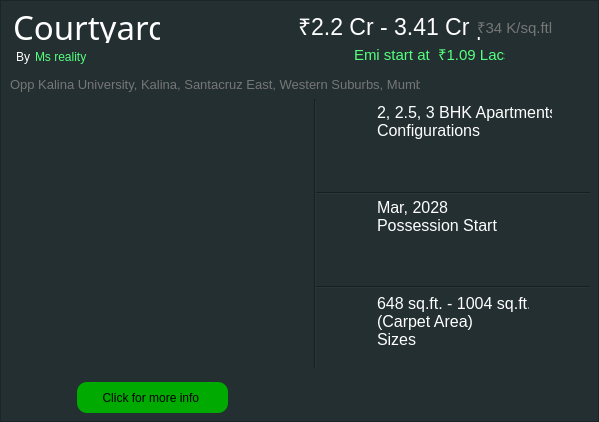
                        <widget class="QFrame" name="frame">
                         <property name="font">
                          <font>
                           <family>Sitka Banner Semibold</family>
                          </font>
                         </property>
                         <property name="styleSheet">
                          <string notr="true">background-color: rgb(35, 47, 49);
</string>
                         </property>
                         <property name="frameShape">
                          <enum>QFrame::Shape::StyledPanel</enum>
                         </property>
                         <property name="frameShadow">
                          <enum>QFrame::Shadow::Raised</enum>
                         </property>
                         <widget class="QLabel" name="label">
                          <property name="geometry">
                           <rect>
                            <x>13</x>
                            <y>10</y>
                            <width>147</width>
                            <height>33</height>
                           </rect>
                          </property>
                          <property name="font">
                           <font>
                            <family>Sitka Subheading</family>
                            <pointsize>25</pointsize>
                           </font>
                          </property>
                          <property name="styleSheet">
                           <string notr="true">color: rgb(255, 255, 255);</string>
                          </property>
                          <property name="text">
                           <string>Courtyard</string>
                          </property>
                         </widget>
                         <widget class="QLabel" name="label_3">
                          <property name="geometry">
                           <rect>
                            <x>16</x>
                            <y>49</y>
                            <width>16</width>
                            <height>16</height>
                           </rect>
                          </property>
                          <property name="styleSheet">
                           <string notr="true">color: rgb(255, 255, 255);</string>
                          </property>
                          <property name="text">
                           <string>By </string>
                          </property>
                         </widget>
                         <widget class="QLabel" name="label_9">
                          <property name="geometry">
                           <rect>
                            <x>35</x>
                            <y>49</y>
                            <width>52</width>
                            <height>16</height>
                           </rect>
                          </property>
                          <property name="styleSheet">
                           <string notr="true">color: rgb(85, 255, 127);</string>
                          </property>
                          <property name="text">
                           <string>Ms reality</string>
                          </property>
                         </widget>
                         <widget class="QPushButton" name="pushButton_2">
                          <property name="geometry">
                           <rect>
                            <x>77</x>
                            <y>382</y>
                            <width>151</width>
                            <height>31</height>
                           </rect>
                          </property>
                          <property name="styleSheet">
                           <string notr="true">QPushButton
{
background-color: rgb(0, 170, 0);
border-radius:10px;
}
QPushButton:hover
{
border:1px solid rgb(0, 170, 0);
background-color:rgb(35, 47, 49);
	color: rgb(255, 255, 255);
}</string>
                          </property>
                          <property name="text">
                           <string>Click for more info </string>
                          </property>
                         </widget>
                         <widget class="QLabel" name="label_10">
                          <property name="geometry">
                           <rect>
                            <x>298</x>
                            <y>10</y>
                            <width>182</width>
                            <height>31</height>
                           </rect>
                          </property>
                          <property name="font">
                           <font>
                            <pointsize>17</pointsize>
                           </font>
                          </property>
                          <property name="styleSheet">
                           <string notr="true">color: rgb(255, 255, 255);</string>
                          </property>
                          <property name="text">
                           <string>₹2.2 Cr - 3.41 Cr | </string>
                          </property>
                         </widget>
                         <widget class="QLabel" name="label_11">
                          <property name="geometry">
                           <rect>
                            <x>477</x>
                            <y>17</y>
                            <width>75</width>
                            <height>20</height>
                           </rect>
                          </property>
                          <property name="font">
                           <font>
                            <pointsize>11</pointsize>
                           </font>
                          </property>
                          <property name="styleSheet">
                           <string notr="true">color:rgb(118, 118, 118);
</string>
                          </property>
                          <property name="text">
                           <string>₹34 K/sq.ftl</string>
                          </property>
                         </widget>
                         <widget class="QLabel" name="label_12">
                          <property name="geometry">
                           <rect>
                            <x>354</x>
                            <y>44</y>
                            <width>151</width>
                            <height>20</height>
                           </rect>
                          </property>
                          <property name="font">
                           <font>
                            <pointsize>11</pointsize>
                           </font>
                          </property>
                          <property name="styleSheet">
                           <string notr="true">color: rgb(85, 255, 127);</string>
                          </property>
                          <property name="text">
                           <string>Emi start at  ₹1.09 Lacs</string>
                          </property>
                         </widget>
                         <widget class="QLabel" name="label_13">
                          <property name="geometry">
                           <rect>
                            <x>10</x>
                            <y>99</y>
                            <width>291</width>
                            <height>269</height>
                           </rect>
                          </property>
                          <property name="styleSheet">
                           <string notr="true">border-radius:5px;</string>
                          </property>
                          <property name="text">
                           <string/>
                          </property>
                          <property name="pixmap">
                           <pixmap>C:/Users/Shivam/Downloads/WhatsApp Image 2024-06-26 at 19.16.15_a6f43295.jpg</pixmap>
                          </property>
                          <property name="scaledContents">
                           <bool>true</bool>
                          </property>
                         </widget>
                         <widget class="Line" name="line">
                          <property name="geometry">
                           <rect>
                            <x>307</x>
                            <y>99</y>
                            <width>16</width>
                            <height>269</height>
                           </rect>
                          </property>
                          <property name="orientation">
                           <enum>Qt::Orientation::Vertical</enum>
                          </property>
                         </widget>
                         <widget class="QLabel" name="label_14">
                          <property name="geometry">
                           <rect>
                            <x>377</x>
                            <y>99</y>
                            <width>175</width>
                            <height>44</height>
                           </rect>
                          </property>
                          <property name="font">
                           <font>
                            <pointsize>12</pointsize>
                           </font>
                          </property>
                          <property name="styleSheet">
                           <string notr="true">color: rgb(255, 255, 255);</string>
                          </property>
                          <property name="text">
                           <string>2, 2.5, 3 BHK Apartments
Configurations</string>
                          </property>
                         </widget>
                         <widget class="Line" name="line_2">
                          <property name="geometry">
                           <rect>
                            <x>316</x>
                            <y>185</y>
                            <width>274</width>
                            <height>16</height>
                           </rect>
                          </property>
                          <property name="orientation">
                           <enum>Qt::Orientation::Horizontal</enum>
                          </property>
                         </widget>
                         <widget class="QLabel" name="label_15">
                          <property name="geometry">
                           <rect>
                            <x>377</x>
                            <y>194</y>
                            <width>120</width>
                            <height>44</height>
                           </rect>
                          </property>
                          <property name="font">
                           <font>
                            <pointsize>12</pointsize>
                           </font>
                          </property>
                          <property name="styleSheet">
                           <string notr="true">color: rgb(255, 255, 255);</string>
                          </property>
                          <property name="text">
                           <string>Mar, 2028
Possession Starts</string>
                          </property>
                         </widget>
                         <widget class="QLabel" name="label_16">
                          <property name="geometry">
                           <rect>
                            <x>377</x>
                            <y>288</y>
                            <width>152</width>
                            <height>66</height>
                           </rect>
                          </property>
                          <property name="font">
                           <font>
                            <pointsize>12</pointsize>
                           </font>
                          </property>
                          <property name="styleSheet">
                           <string notr="true">color: rgb(255, 255, 255);</string>
                          </property>
                          <property name="text">
                           <string>648 sq.ft. - 1004 sq.ft.
(Carpet Area)
Sizes</string>
                          </property>
                         </widget>
                         <widget class="QLabel" name="label_17">
                          <property name="geometry">
                           <rect>
                            <x>10</x>
                            <y>75</y>
                            <width>410</width>
                            <height>18</height>
                           </rect>
                          </property>
                          <property name="font">
                           <font>
                            <pointsize>10</pointsize>
                           </font>
                          </property>
                          <property name="styleSheet">
                           <string notr="true">color:rgb(118, 118, 118);
</string>
                          </property>
                          <property name="text">
                           <string>Opp Kalina University, Kalina, Santacruz East, Western Suburbs, Mumbai</string>
                          </property>
                         </widget>
                         <widget class="Line" name="line_3">
                          <property name="geometry">
                           <rect>
                            <x>316</x>
                            <y>279</y>
                            <width>274</width>
                            <height>16</height>
                           </rect>
                          </property>
                          <property name="orientation">
                           <enum>Qt::Orientation::Horizontal</enum>
                          </property>
                         </widget>
                        </widget>
